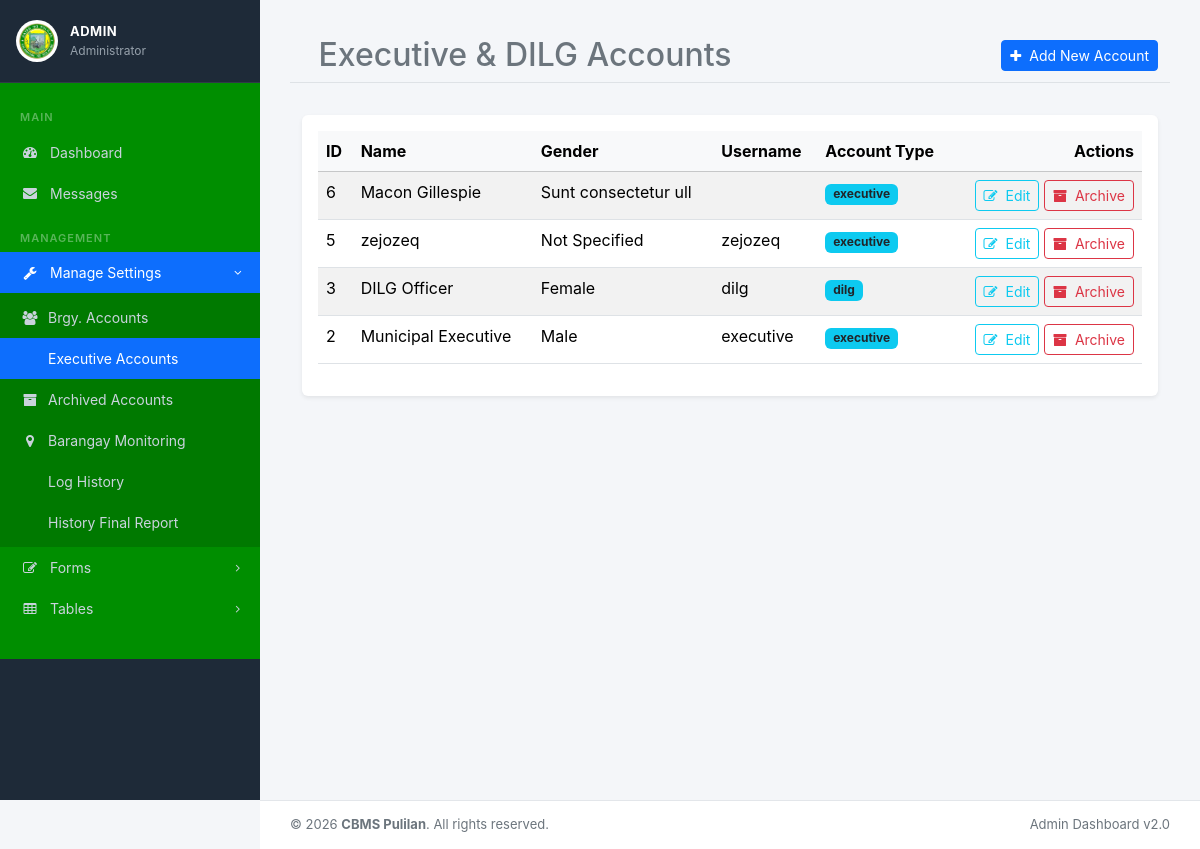
/admin/executive_list.php (signed in), run on the app's committed database.
### tables this page shows
CREATE TABLE IF NOT EXISTS `mainuser_acc` (
  `user_id` int NOT NULL AUTO_INCREMENT,
  `brgy_location` varchar(225) NOT NULL,
  `name` varchar(80) NOT NULL,
  `position` varchar(50) NOT NULL,
  `gender` varchar(50) NOT NULL,
  `username` varchar(100) NOT NULL,
  `password` varchar(255) NOT NULL,
  `brgy_id` int NOT NULL,
  `email` varchar(100) NOT NULL,
  `contact` varchar(20) NOT NULL,
  `registered_voter` text NOT NULL,
  `no_son` int NOT NULL,
  `no_daughter` int NOT NULL,
  `no_nephew` int NOT NULL,
  `no_niece` int NOT NULL,
  `no_purok` text NOT NULL,
  `major_sources` text NOT NULL,
  `brgy_classification` text NOT NULL,
  `char_brgy` text NOT NULL,
  `male_tanod` int NOT NULL DEFAULT '0',
  `female_tanod` int NOT NULL DEFAULT '0',
  `male_health_worker` int NOT NULL DEFAULT '0',
  `female_health_worker` int NOT NULL DEFAULT '0',
  `male_nutrition_scholar` int NOT NULL DEFAULT '0',
  `female_nutrition_scholar` int NOT NULL DEFAULT '0',
  `male_purok_leaders` int NOT NULL DEFAULT '0',
  `female_purok_leaders` int NOT NULL DEFAULT '0',
  `male_librarian` int NOT NULL DEFAULT '0',
  `female_librarian` int NOT NULL DEFAULT '0',
  `male_day_care_worker` int NOT NULL DEFAULT '0',
  `female_day_care_worker` int NOT NULL DEFAULT '0',
  `male_utility_worker` int NOT NULL DEFAULT '0',
  `female_utility_worker` int NOT NULL DEFAULT '0',
  `province` text NOT NULL,
  `address` text NOT NULL,
  `city_municipality` text NOT NULL,
  `purok_district` text NOT NULL,
  `civil_status` text NOT NULL,
  `type` varchar(100) NOT NULL,
  `date` date NOT NULL,
  `date_created` timestamp NOT NULL DEFAULT CURRENT_TIMESTAMP,
  `visibility` tinyint(1) DEFAULT '0',
  `logo` varchar(255) DEFAULT NULL,
  `edit_status` varchar(100) NOT NULL DEFAULT 'disabled',
  `edit_notif` varchar(100) NOT NULL DEFAULT 'UNSEEN',
  `activate` tinyint(1) NOT NULL DEFAULT '0',
  PRIMARY KEY (`user_id`)
);

### admin/executive_list.php (the view, shortened to what this page needs)
<?php
include('navbar.php');
?>
<div class="container-fluid">
    <div class="row mb-3">
        <div class="col-12 d-flex justify-content-between align-items-center mt-3 mb-3 border-bottom pb-2">
            <h2 class="text-secondary mb-0">
                <i class="fa fa-user-secret me-2"></i> Executive & DILG Accounts
            </h2>
            <a href="addexecutive_grid.php" class="btn btn-sm btn-primary">
                <i class="fa fa-plus me-1"></i> Add New Account
            </a>
        </div>
    </div>
    <div class="card shadow-sm border-0">
        <div class="card-body">
            <div class="table-responsive">
                <table class="table table-hover table-striped" id="execTable">
                    <thead class="table-light">
                        <tr>
                            <th>ID</th>
                            <th>Name</th>
                            <th>Gender</th>
                            <th>Username</th>
                            <th>Account Type</th>
                            <th class="text-end">Actions</th>
                        </tr>
                    </thead>
                    <tbody>
                        <?php
                        $sql = mysqli_query($connection, "SELECT * FROM mainuser_acc WHERE type IN ('dilg', 'executive') AND visibility = '0' ORDER BY user_id DESC");
                        while ($result = mysqli_fetch_array($sql)):
                        ?>
                        <tr>
                            <td><?php echo htmlspecialchars($result['user_id']); ?></td>
                            <td><?php echo htmlspecialchars($result['name']); ?></td>
                            <td><?php echo htmlspecialchars($result['gender']); ?></td>
                            <td><?php echo htmlspecialchars($result['username']); ?></td>
                            <td><span class="badge bg-info text-dark"><?php echo htmlspecialchars($result['type']); ?></span></td>
                            <td class="text-end">
                                <a href="updateresidentregistration.php?user_id=<?php echo htmlspecialchars($result['user_id']); ?>" class="btn btn-sm btn-outline-info">
                                    <i class="fa fa-pencil-square-o me-1"></i> Edit
                                </a>
                                <a href="actions/delete_acc.php?user_id=<?php echo htmlspecialchars($result['user_id']); ?>" class="btn btn-sm btn-outline-danger" onclick="return confirm('Are you sure you want to archive this account?');">
                                    <i class="fa fa-archive me-1"></i> Archive
                                </a>
                            </td>
                        </tr>
                        <?php endwhile; ?>
                    </tbody>
                </table>
            </div>
        </div>
    </div>
</div>

### assets/css/admin-layout.css (style rules this page uses)
:root { --sidebar-width: 260px; --sidebar-bg: #1e2a38; --sidebar-bg-active: #2b3a4d; --sidebar-accent: #0d6efd; --sidebar-text: #c9d3dc; --sidebar-text-active: #ffffff; }
* { box-sizing: border-box; }
body { background-color: #f4f6f9; margin: 0; font-family: -apple-system, BlinkMacSystemFont, "Segoe UI", Roboto, Arial, sans-serif; }

### data on the page
mainuser_acc: user_id "6", name "Macon Gillespie", gender "Sunt consectetur ull", type "executive"
mainuser_acc: user_id "5", name "zejozeq", gender "Not Specified", username "zejozeq", type "executive"
mainuser_acc: user_id "3", name "DILG Officer", gender "Female", username "dilg", type "dilg"
mainuser_acc: user_id "2", name "Municipal Executive", gender "Male", username "executive", type "executive"

### other printed values
$_SESSION['username'] "ADMIN"
